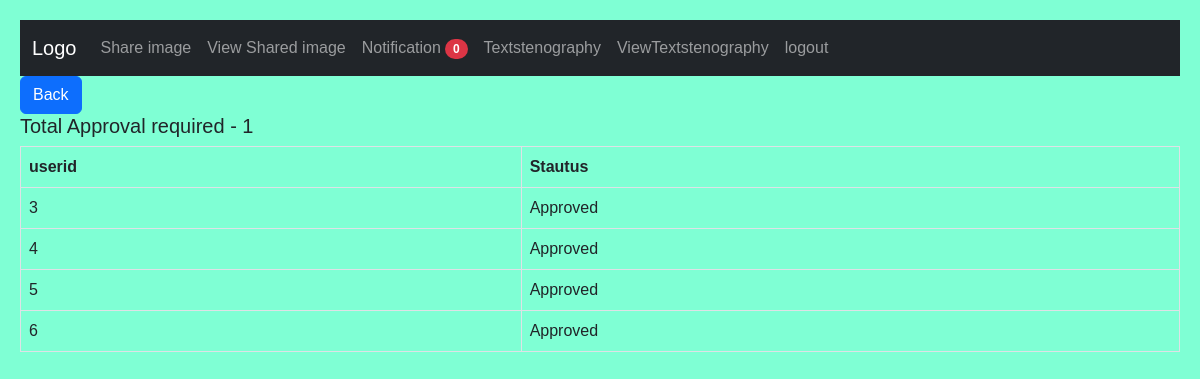
The app's page /checkstatus?fileid=13 (signed in) with its own data.
### tables this page shows
CREATE TABLE sharing(fileid int primary key,filename varchar(100),userid int,totaluser int,shareuser int);

CREATE TABLE requesttable(userid int, otheruserid int,key text,fileid int,status text);

### main.py (the view)
@app.route('/checkstatus', methods=['POST', 'GET'])
def checkstatus():
    fileid = request.args.get('fileid')
    con = sqlite3.connect("store.db")
    val = con.execute("select * from requesttable where fileid=? and userid=?",
                      (fileid, session["user"][0])).fetchall()
    count = con.execute(
        "select * from sharing  where fileid=?", ([fileid])).fetchone()
    return render_template("checkstatus.html", val=val, count=count)

### templates/checkstatus.html
{% include 'Afterlogin.html' %}
<a href="/viewshared"><button class="btn btn-primary">Back</button></a>
<h5>Total Approval required - {{count[4]-1}}</h5>
<table class="table table-bordered table-hover">
    <thead>
        <tr>
            <th>userid</th>
            <th>Stautus</th>
        </tr>
    </thead>
    <tbody>
        {%for k in val%}
            <tr>
                <td>{{k[1]}}</td>
                    {% if k[2]==None  %}
                       <td>Not Approved</td>
                    {% else %}
                        <td>Approved</td>
                    {% endif %}
            </tr>
        {%endfor%}
    </tbody>
</table>

### templates/header.html (style rules this page uses)
body { background: white; font-family: 'Inter UI', sans-serif; margin: 0; padding: 20px; }

### records on screen
sharing: count[4]-1 "1"
requesttable: otheruserid "3", shows "Approved"
requesttable: otheruserid "4", shows "Approved"
requesttable: otheruserid "5", shows "Approved"
requesttable: otheruserid "6", shows "Approved"

### other values on screen
{{ session["noti"] }} "0"
